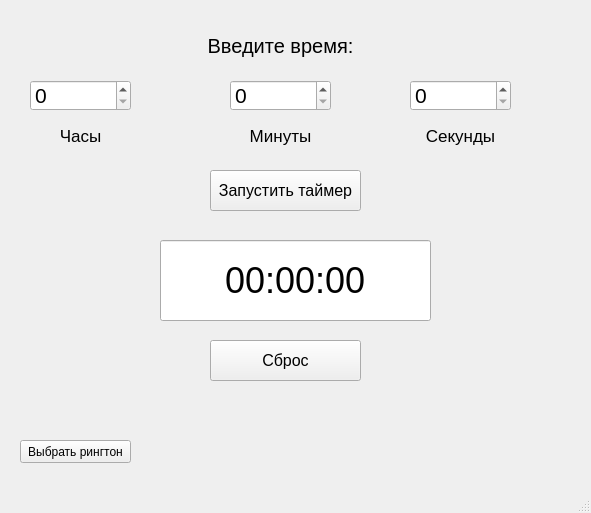
<?xml version="1.0" encoding="UTF-8"?>
<ui version="4.0">
 <class>MainWindow</class>
 <widget class="QMainWindow" name="MainWindow">
  <property name="geometry">
   <rect>
    <x>0</x>
    <y>0</y>
    <width>591</width>
    <height>513</height>
   </rect>
  </property>
  <property name="windowTitle">
   <string>MainWindow</string>
  </property>
  <widget class="QWidget" name="centralwidget">
   <widget class="QLabel" name="label">
    <property name="geometry">
     <rect>
      <x>130</x>
      <y>30</y>
      <width>301</width>
      <height>31</height>
     </rect>
    </property>
    <property name="font">
     <font>
      <pointsize>15</pointsize>
     </font>
    </property>
    <property name="text">
     <string>Введите время:</string>
    </property>
    <property name="alignment">
     <set>Qt::AlignCenter</set>
    </property>
   </widget>
   <widget class="QSpinBox" name="hours">
    <property name="geometry">
     <rect>
      <x>30</x>
      <y>80</y>
      <width>101</width>
      <height>31</height>
     </rect>
    </property>
    <property name="font">
     <font>
      <pointsize>16</pointsize>
     </font>
    </property>
   </widget>
   <widget class="QSpinBox" name="minutes">
    <property name="geometry">
     <rect>
      <x>230</x>
      <y>80</y>
      <width>101</width>
      <height>31</height>
     </rect>
    </property>
    <property name="font">
     <font>
      <pointsize>16</pointsize>
     </font>
    </property>
   </widget>
   <widget class="QSpinBox" name="seconds">
    <property name="geometry">
     <rect>
      <x>410</x>
      <y>80</y>
      <width>101</width>
      <height>31</height>
     </rect>
    </property>
    <property name="font">
     <font>
      <pointsize>16</pointsize>
     </font>
    </property>
   </widget>
   <widget class="QLabel" name="label_2">
    <property name="geometry">
     <rect>
      <x>30</x>
      <y>120</y>
      <width>101</width>
      <height>31</height>
     </rect>
    </property>
    <property name="font">
     <font>
      <pointsize>13</pointsize>
     </font>
    </property>
    <property name="text">
     <string>Часы</string>
    </property>
    <property name="alignment">
     <set>Qt::AlignCenter</set>
    </property>
   </widget>
   <widget class="QLabel" name="label_3">
    <property name="geometry">
     <rect>
      <x>230</x>
      <y>120</y>
      <width>101</width>
      <height>31</height>
     </rect>
    </property>
    <property name="font">
     <font>
      <pointsize>13</pointsize>
     </font>
    </property>
    <property name="text">
     <string>Минуты</string>
    </property>
    <property name="alignment">
     <set>Qt::AlignCenter</set>
    </property>
   </widget>
   <widget class="QLabel" name="label_4">
    <property name="geometry">
     <rect>
      <x>410</x>
      <y>120</y>
      <width>101</width>
      <height>31</height>
     </rect>
    </property>
    <property name="font">
     <font>
      <pointsize>13</pointsize>
     </font>
    </property>
    <property name="text">
     <string>Секунды</string>
    </property>
    <property name="alignment">
     <set>Qt::AlignCenter</set>
    </property>
   </widget>
   <widget class="QPushButton" name="btn_start">
    <property name="geometry">
     <rect>
      <x>210</x>
      <y>170</y>
      <width>151</width>
      <height>41</height>
     </rect>
    </property>
    <property name="font">
     <font>
      <pointsize>12</pointsize>
     </font>
    </property>
    <property name="text">
     <string>Запустить таймер</string>
    </property>
   </widget>
   <widget class="QLineEdit" name="till">
    <property name="geometry">
     <rect>
      <x>160</x>
      <y>240</y>
      <width>271</width>
      <height>81</height>
     </rect>
    </property>
    <property name="font">
     <font>
      <pointsize>27</pointsize>
     </font>
    </property>
    <property name="inputMask">
     <string notr="true"/>
    </property>
    <property name="text">
     <string>00:00:00</string>
    </property>
    <property name="alignment">
     <set>Qt::AlignCenter</set>
    </property>
    <property name="readOnly">
     <bool>true</bool>
    </property>
    <property name="placeholderText">
     <string notr="true"/>
    </property>
    <property name="clearButtonEnabled">
     <bool>false</bool>
    </property>
   </widget>
   <widget class="QPushButton" name="btn_stop">
    <property name="geometry">
     <rect>
      <x>210</x>
      <y>340</y>
      <width>151</width>
      <height>41</height>
     </rect>
    </property>
    <property name="font">
     <font>
      <pointsize>12</pointsize>
     </font>
    </property>
    <property name="text">
     <string>Сброс</string>
    </property>
   </widget>
   <widget class="QPushButton" name="btn_sound">
    <property name="geometry">
     <rect>
      <x>20</x>
      <y>440</y>
      <width>111</width>
      <height>23</height>
     </rect>
    </property>
    <property name="text">
     <string>Выбрать рингтон</string>
    </property>
   </widget>
  </widget>
  <widget class="QMenuBar" name="menubar">
   <property name="geometry">
    <rect>
     <x>0</x>
     <y>0</y>
     <width>591</width>
     <height>21</height>
    </rect>
   </property>
  </widget>
  <widget class="QStatusBar" name="statusbar"/>
 </widget>
 <resources/>
 <connections/>
</ui>
